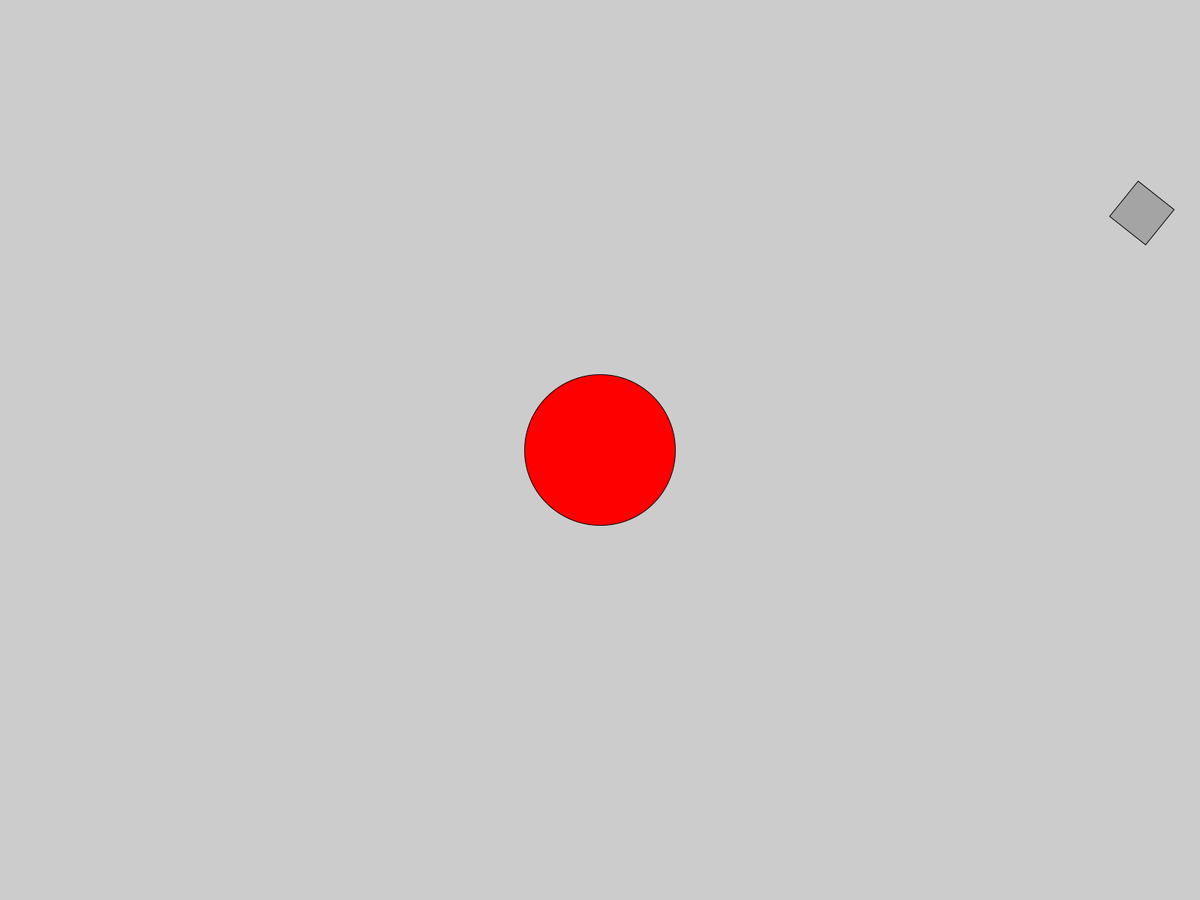
Frame 1 (no input)
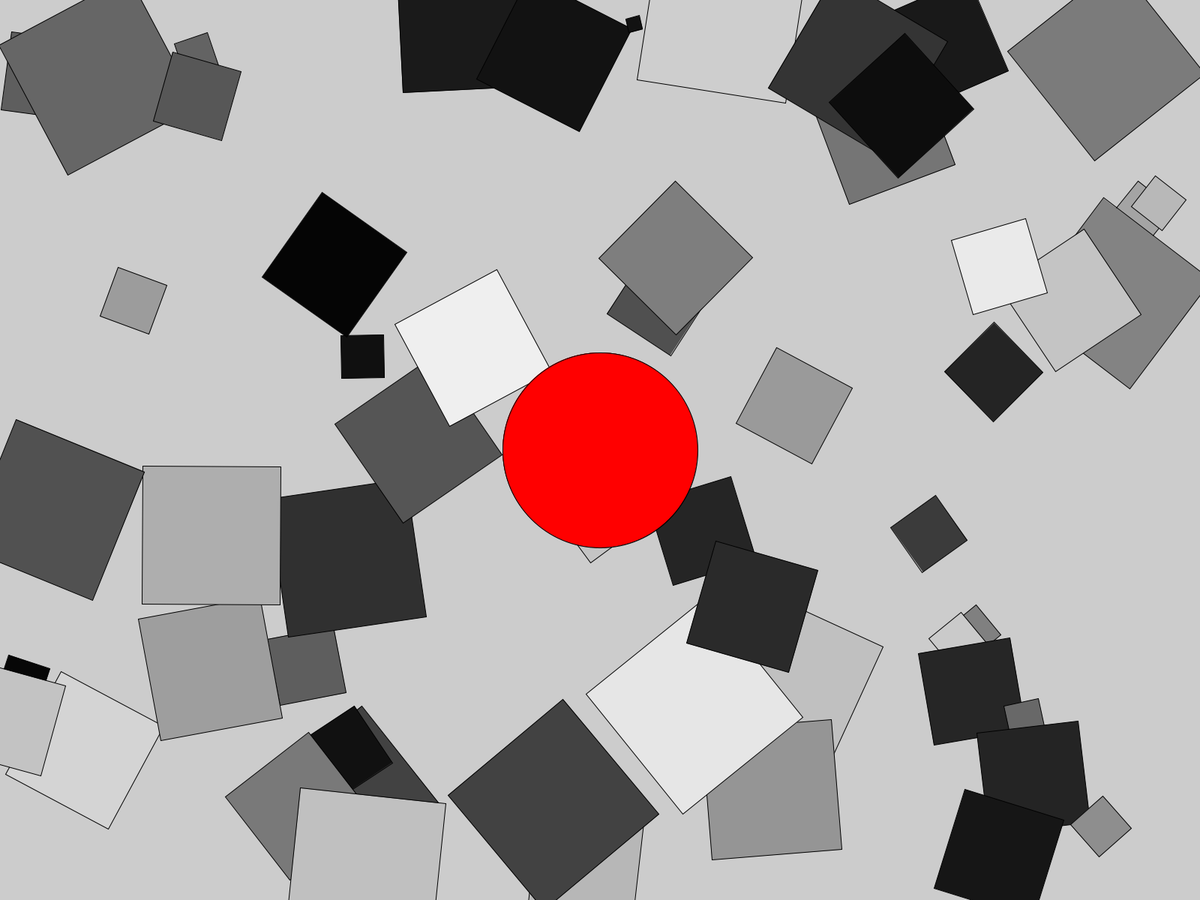
Frame 60 (the mouse pressed at the canvas centre just before this capture)
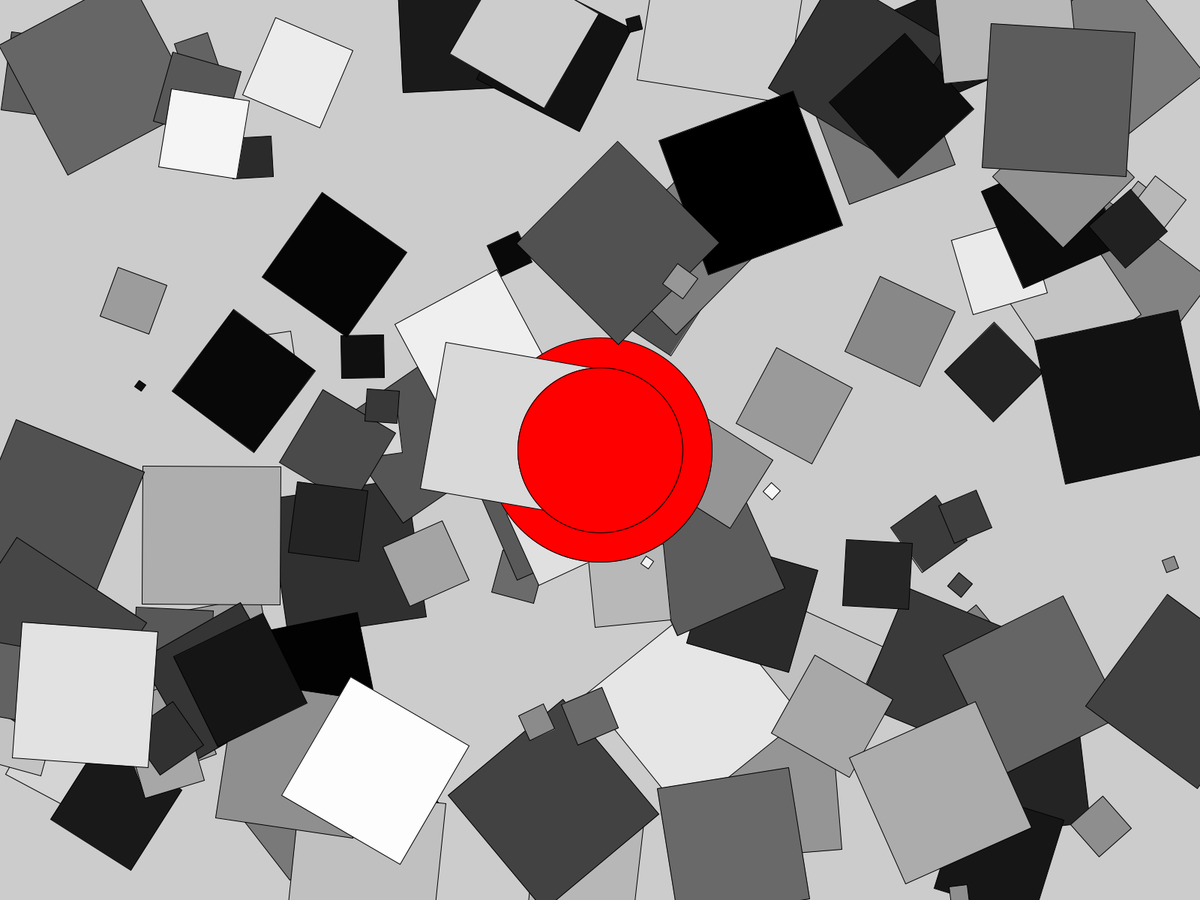
Frame 120 (the mouse held since frame 60 and released just before this capture)

The Processing sketch that drew these frames (run headless with seeded random() and noise(); from frame 60 on, the mouse is pressed at the canvas centre):

// Processing sketch: C2_quadRandomMatrixRotate
// ── C2_quadRandomMatrixRotate.pde
// W3_ Esercitazione: mimesi
//
// C2_QUADRANDOMMATRIXROTATE by @fupete

// 2018 © Daniele @Fupete and the course DSII2018 @UniRSM  
// github.com/fupete — github.com/dsii-2018-unirsm
// Educational purposes, MIT License, 2018, San Marino

int d = 200; 
int crescitaMax = 100;

void setup() {
  fullScreen();
  stroke(0);
}

void draw() {
  //background(0);
 
  quadCaso();
  fill(#ff0000);
  float crescita = frameCount%crescitaMax;
  ellipse(width/2, height/2, d+crescita, d+crescita);
}

void quadCaso() {
  fill(random(255));
  int dT = int(10+random(d));
  int centroX = int(random(width));
  int centroY = int(random(height));
  float angRot = random(360);
  quad(centroX, centroY, angRot, dT);
}

void quad(int cx, int cy, float rot, int diamT) {
  pushMatrix();
  translate(cx, cy);
  rotate(radians(rot));
  rect(-diamT/2, -diamT/2, diamT, diamT);
  popMatrix();
}
